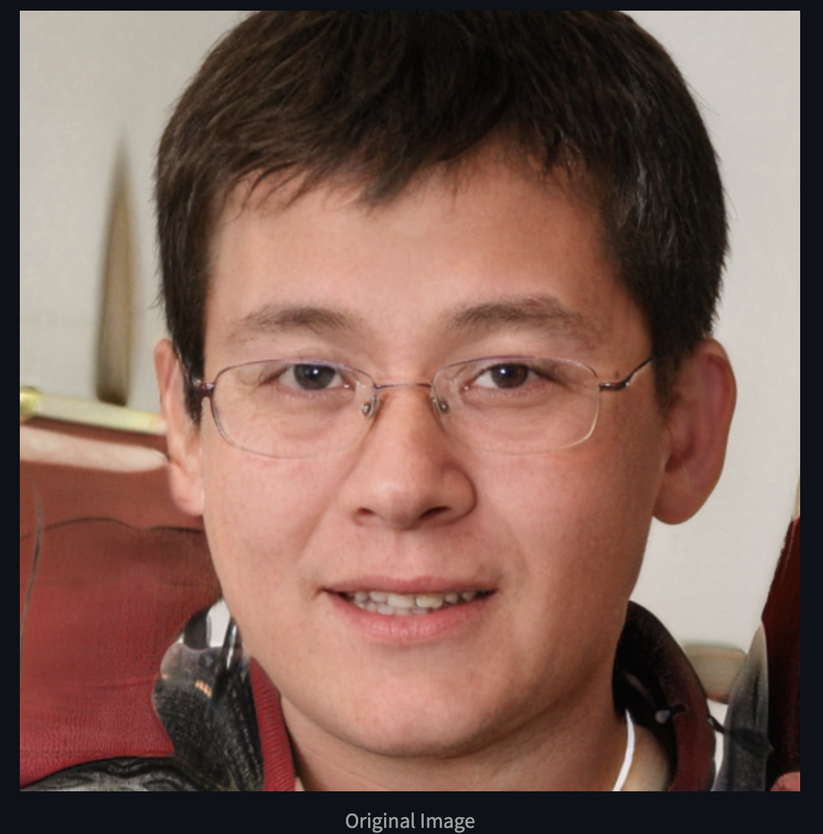
#> input picture images/goodEditHairO.png, 823 x 834 px, shrunk from 1080 x 1094 before the run
$ jupyter execute --allow-errors manipLelsd.ipynb   (shell and % lines are left out)
#> lines starting #> are read from the running program, lines starting #| are printed output that depends on the picture
[cell 1]
from google.colab import drive
drive.mount('/content/drive')

[cell 2]
%cd drive/My\Drive/LELSD/apps

[cell 3]
# !pip install boto3 botocore awscli --ignore-installed
# !pip install ninja
# !pip install torch==1.9.0
# !pip install torchvision==0.10.0

[cell 4]
# !pip install -q streamlit
# !pip install pyngrok
# !npm install localtunnel

[cell 5]
import matplotlib.pyplot as plt
import cv2

### Streamlit Edits

[cell 6]
# !ngrok authtoken 29wzx1xNap2zMxpZc6NbgNHgEGI_3NakHUfhKHivfht8sAWbm

[cell 7]
from pyngrok import ngrok

#> (a cell that did not finish here is left out)

[cell 9]
ngrok.kill()
#> (this line was passed over: pyngrok is not available in this run)

### Visualization result after edits
The channels used here were found with settings (batch=1) due and found for specifically SG3R and SG3T architectures. We show below some visualization to have qualitative assessement.

[cell 10]
# loading edited image using LELSD compute directions (screenshots from streamlit)
hairO = cv2.imread('../images/goodEditHairO.png')
#> hairO is the input picture: shape (834, 823, 3); mean B, G, R 85.7, 96, 126
hairM = cv2.imread('../images/goodEditHairM.png')
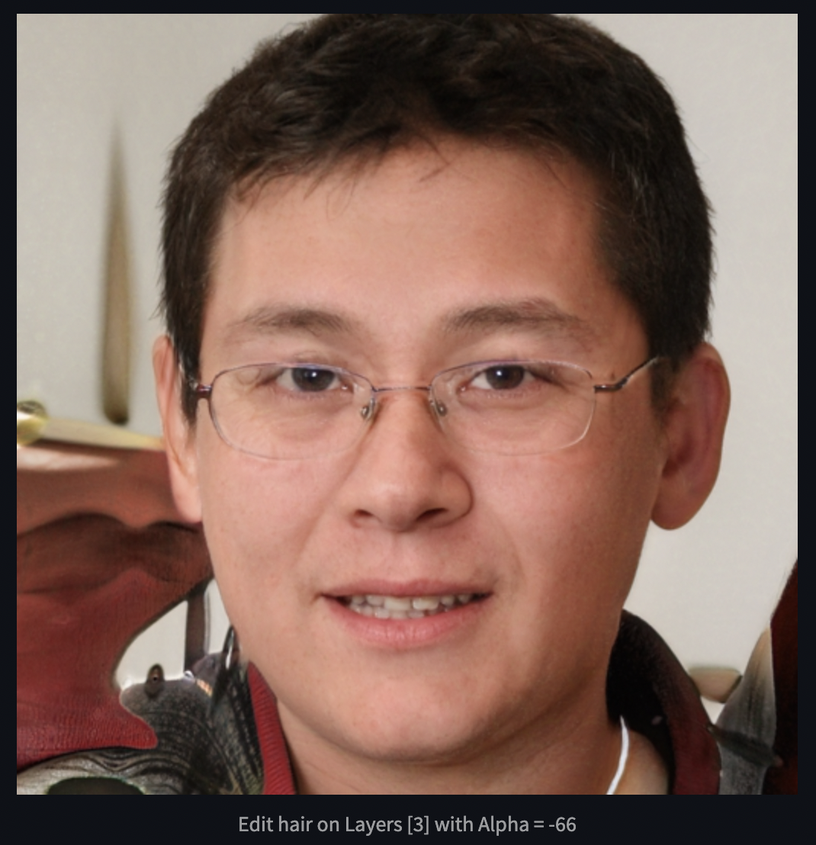
#> input picture images/goodEditHairM.png, 816 x 845 px, shrunk from 1070 x 1108 before the run
#> hairM is the input picture: shape (845, 816, 3); mean B, G, R 90, 100.6, 128.8

noseO = cv2.imread('../images/goodEditNoseO.png')
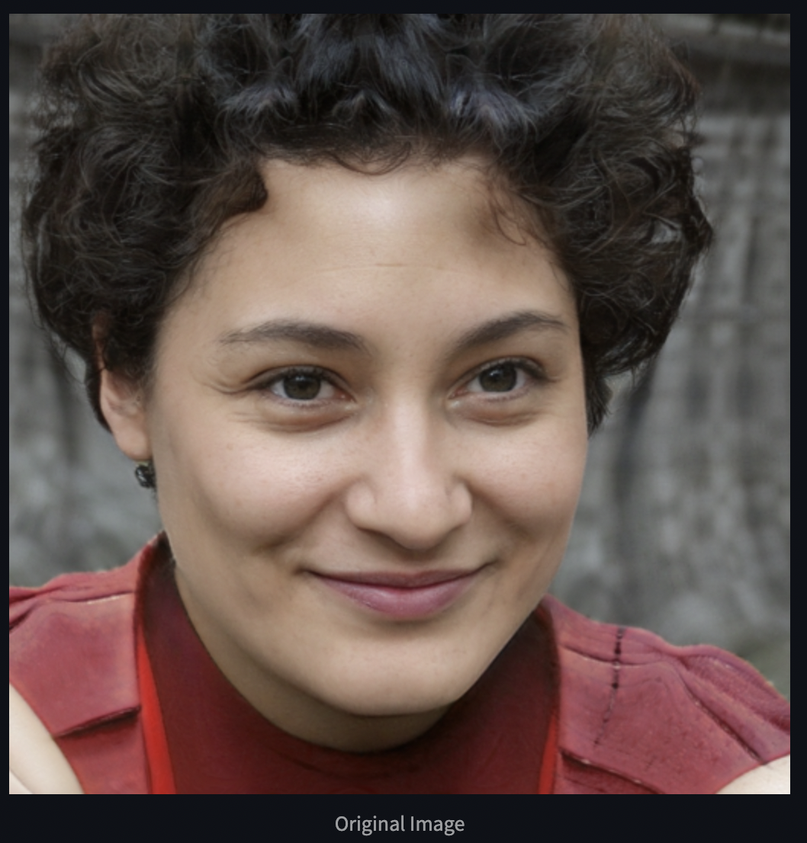
#> input picture images/goodEditNoseO.png, 807 x 843 px, shrunk from 1058 x 1106 before the run
#> noseO is the input picture: shape (843, 807, 3); mean B, G, R 74.8, 80, 97.1
noseM = cv2.imread('../images/goodEditNoseM.png')
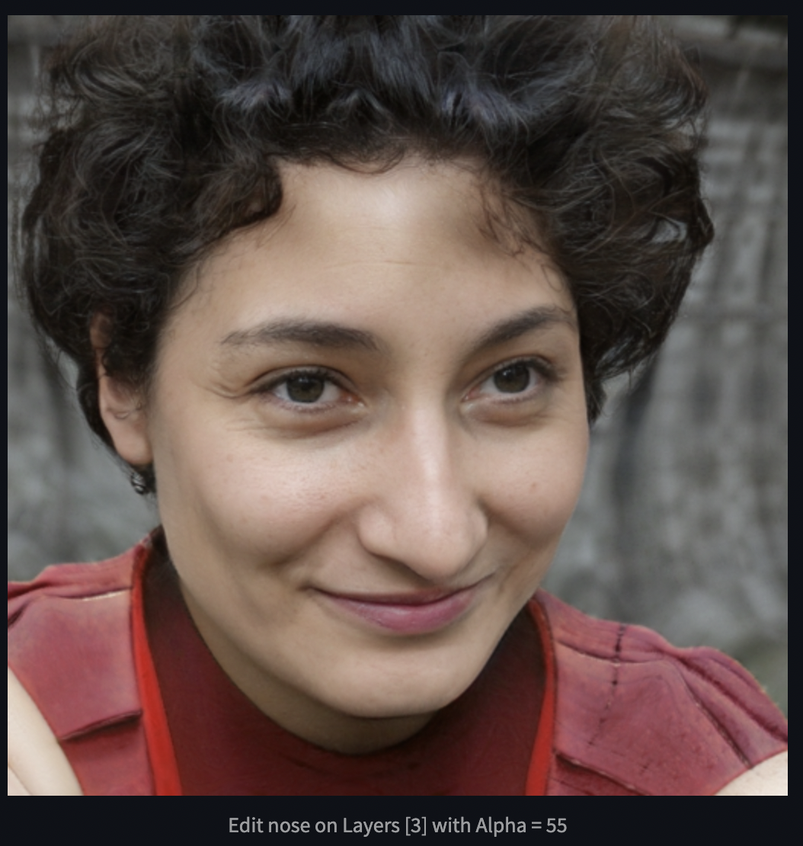
#> input picture images/goodEditNoseM.png, 803 x 846 px, shrunk from 1054 x 1110 before the run
#> noseM is the input picture: shape (846, 803, 3); mean B, G, R 74.3, 79.3, 96.3

eyeO  = cv2.imread('../images/deformEyeO.png')
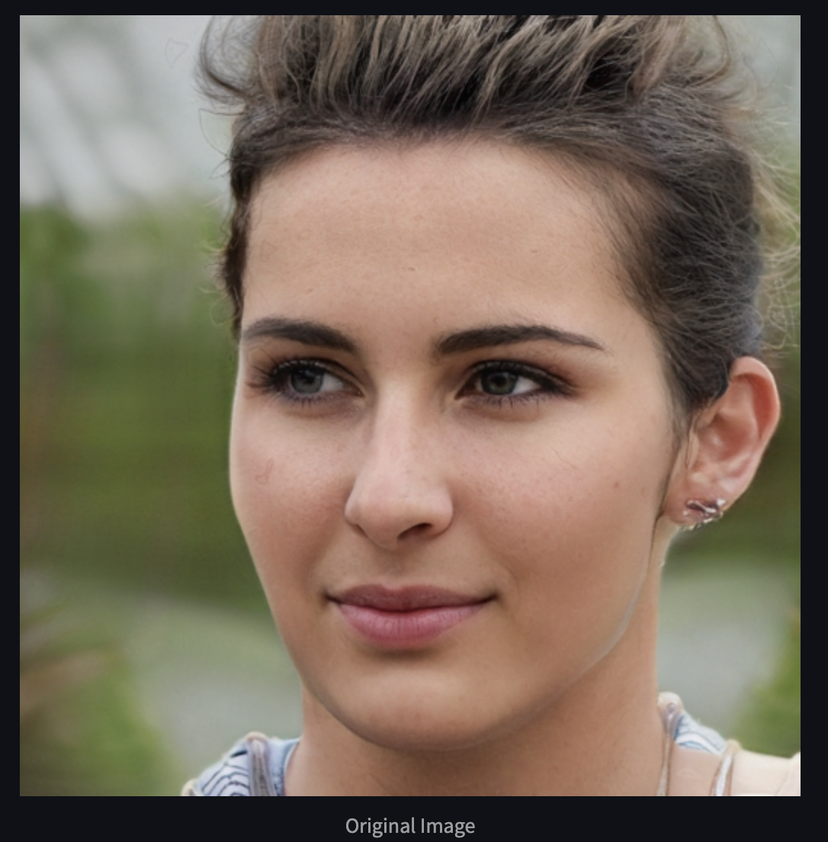
#> input picture images/deformEyeO.png, 828 x 842 px, shrunk from 1086 x 1104 before the run
#> eyeO is the input picture: shape (842, 828, 3); mean B, G, R 91.4, 106.9, 121.1
eyeM  = cv2.imread('../images/deformEyeM.png')
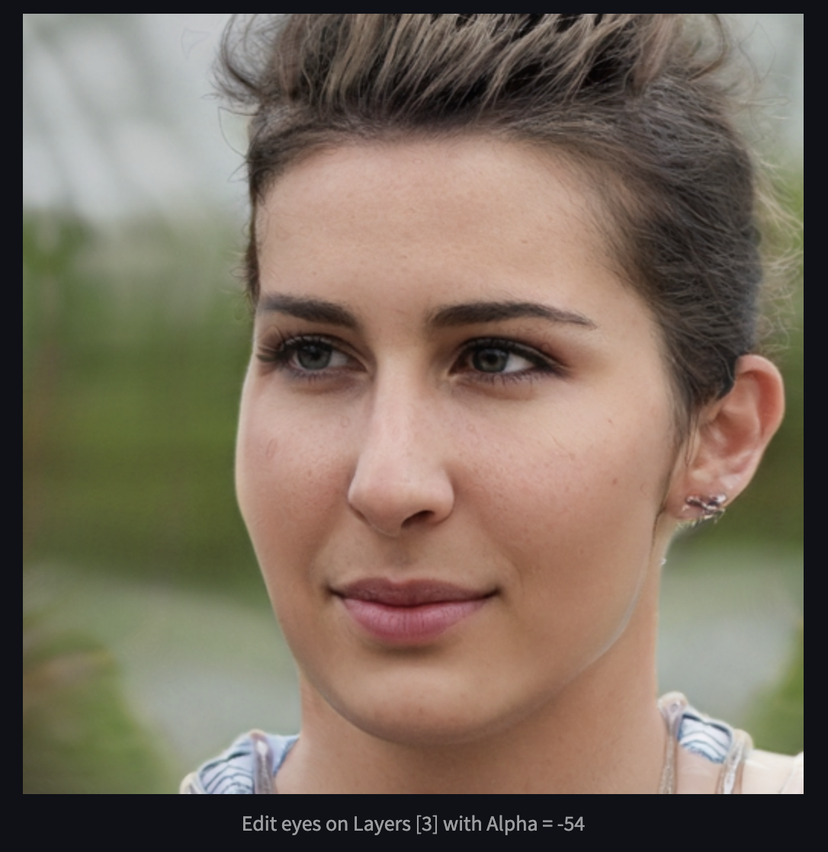
#> input picture images/deformEyeM.png, 828 x 852 px, shrunk from 1086 x 1118 before the run
#> eyeM is the input picture: shape (852, 828, 3); mean B, G, R 94.5, 109.2, 122.6

Example of good edits obtained

[cell 11]
fig,ax = plt.subplots(1,4, figsize=(25,5))
ax[0].imshow(hairO[:,:,::-1])
ax[1].imshow(hairM[:,:,::-1])
ax[0].set_title('Good hair edit: Original')
ax[1].set_title('Good hair edit: Modified= -66')

ax[2].imshow(noseO[:,:,::-1])
ax[3].imshow(noseM[:,:,::-1])
ax[2].set_title('Good nose edit: Original')
ax[3].set_title('Good nose edit: Modified= 55')
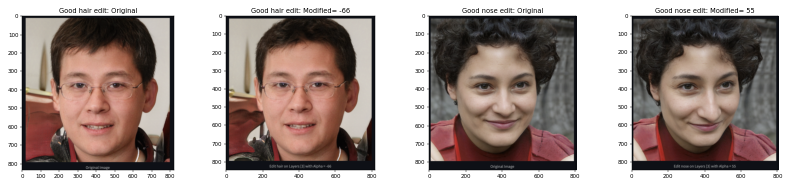
#> figure drawn by matplotlib, 4 panels

Example of bad edits obtained

[cell 12]
fig,ax = plt.subplots(1,2, figsize=(13,5))
ax[0].imshow(eyeO[:,:,::-1])
ax[1].imshow(eyeM[:,:,::-1])
ax[0].set_title('Deformation on eye edit: Original')
ax[1].set_title('Deformation on eye edit: Modified= -66')
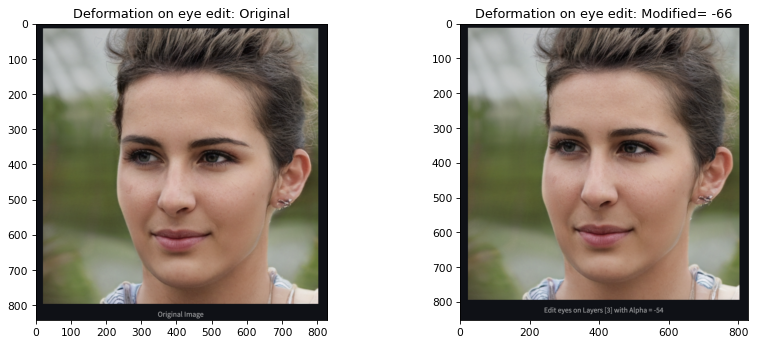
#> figure drawn by matplotlib, 2 panels
